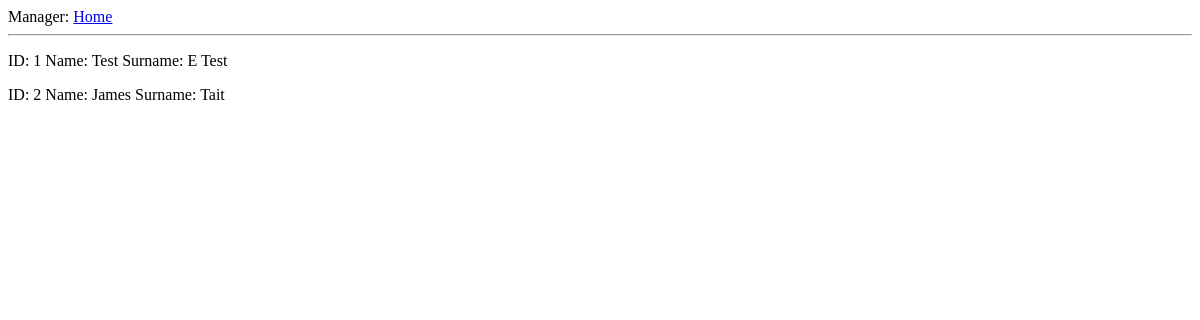
Page /beavers on the earlier database version.
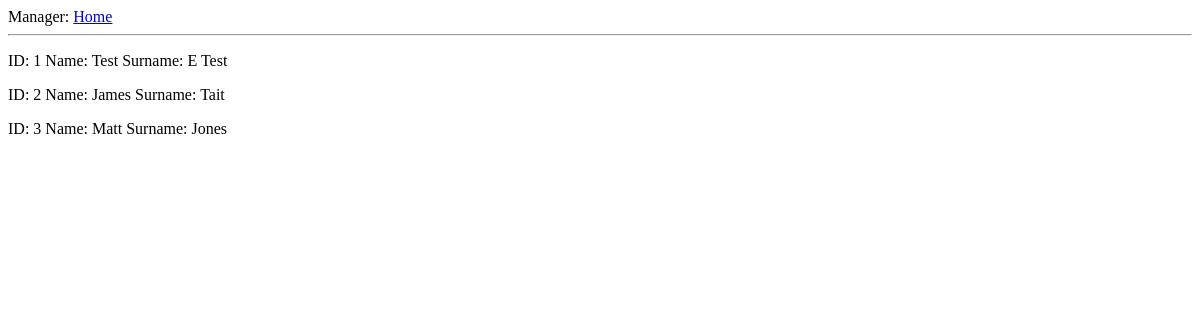
Same page on the later database version.
### app/models.py (models this page shows, shortened)
class Beaver(db.Model):
    id = db.Column(db.Integer, primary_key=True)
    first_name = db.Column(db.String(64))
    surname = db.Column(db.String(64))
    dob = db.Column(db.DateTime)
    lodge_id = db.Column(db.Integer, db.ForeignKey('lodge.id'))
    contacts = db.relationship('EmergencyContact', backref="beaver",
                               lazy="dynamic")

### app/views.py (the view)
@app.route('/beavers')
def beavers():
    Beavers = Beaver.query.all()
    return render_template("beavers.html", beavers=Beavers)

### app/templates/beavers.html
{% extends "base.html" %}
{% block content %}
{% for beaver in beavers %}
    <div><p>ID: {{ beaver.id }} Name: {{ beaver.first_name }} Surname: {{ beaver.surname }} </b></p></div>
{% endfor %}
{% endblock %}

### app/templates/base.html (shortened to what this page needs)
<html>
  <head>
  </head>
  <body>
    <div>Manager: <a href="/index">Home</a></div>
    <hr>
    {% block content %}{% endblock %}
  </body>
</html>

Differences in the rows shown:
added Beaver: id "3", first_name "Matt", surname "Jones"
